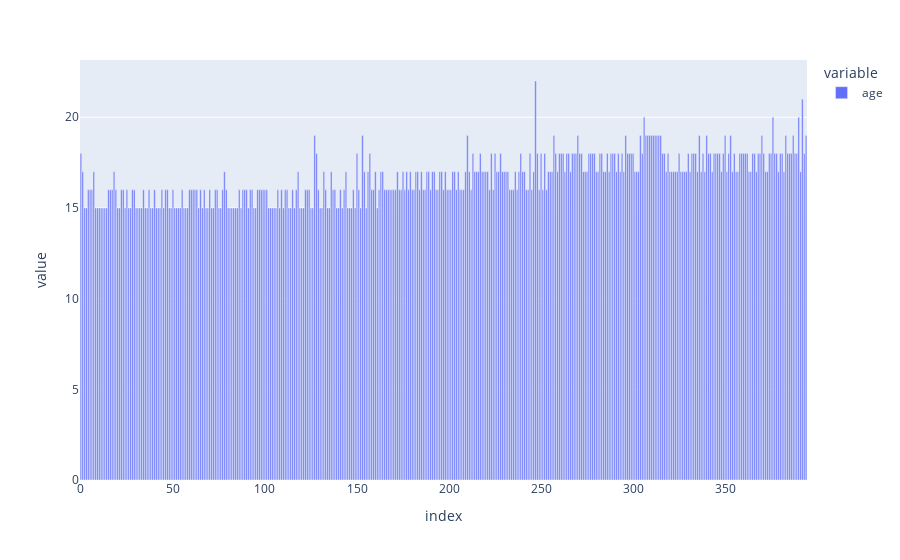

The code cell stored with this chart in its notebook:
### Code cell
fig = px.bar(df, y=['age'])
fig.show()

### Figure 1 — Plotly figure (JSON) as saved in the notebook; plotly's stock layout.template omitted (floating-point values rounded to 4 significant figures; data arrays with more than 128 entries replaced by an {"elided": "..."} marker saying what was removed)
{"data": [{"alignmentgroup": "True", "hovertemplate": "variable=age<br>index=%{x}<br>value=%{y}<extra></extra>", "legendgroup": "age", "marker": {"color": "#636efa", "pattern": {"shape": ""}}, "name": "age", "offsetgroup": "age", "orientation": "v", "showlegend": true, "textposition": "auto", "type": "bar", "x": {"elided": "395 int values"}, "xaxis": "x", "y": {"elided": "395 int values"}, "yaxis": "y"}], "layout": {"barmode": "relative", "legend": {"title": {"text": "variable"}, "tracegroupgap": 0}, "margin": {"t": 60}, "xaxis": {"anchor": "y", "domain": [0, 1], "title": {"text": "index"}}, "yaxis": {"anchor": "x", "domain": [0, 1], "title": {"text": "value"}}}}
